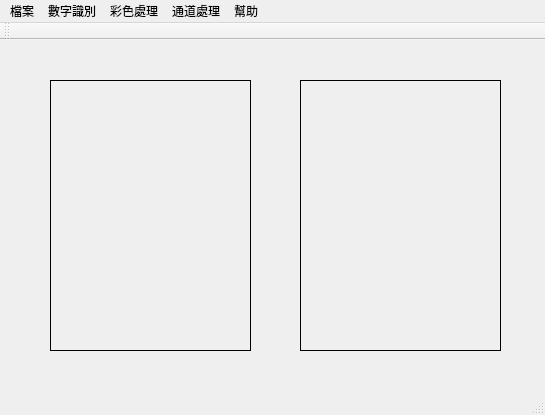
<?xml version="1.0" encoding="UTF-8"?>
<ui version="4.0">
 <class>MainWindow</class>
 <widget class="QMainWindow" name="MainWindow">
  <property name="geometry">
   <rect>
    <x>0</x>
    <y>0</y>
    <width>545</width>
    <height>415</height>
   </rect>
  </property>
  <property name="windowTitle">
   <string>chapter5</string>
  </property>
  <widget class="QWidget" name="centralWidget">
   <widget class="QLabel" name="label1">
    <property name="geometry">
     <rect>
      <x>50</x>
      <y>40</y>
      <width>201</width>
      <height>271</height>
     </rect>
    </property>
    <property name="frameShape">
     <enum>QFrame::Box</enum>
    </property>
    <property name="text">
     <string/>
    </property>
   </widget>
   <widget class="QLabel" name="label2">
    <property name="geometry">
     <rect>
      <x>300</x>
      <y>40</y>
      <width>201</width>
      <height>271</height>
     </rect>
    </property>
    <property name="frameShape">
     <enum>QFrame::Box</enum>
    </property>
    <property name="text">
     <string/>
    </property>
   </widget>
  </widget>
  <widget class="QMenuBar" name="menuBar">
   <property name="geometry">
    <rect>
     <x>0</x>
     <y>0</y>
     <width>545</width>
     <height>23</height>
    </rect>
   </property>
   <widget class="QMenu" name="menu">
    <property name="title">
     <string>檔案</string>
    </property>
    <addaction name="openTestJpg"/>
    <addaction name="openCustomeFile"/>
    <addaction name="restoreFile"/>
    <addaction name="Clear"/>
    <addaction name="exitSystem"/>
   </widget>
   <widget class="QMenu" name="menu_2">
    <property name="title">
     <string>幫助</string>
    </property>
    <addaction name="aboutMe"/>
    <addaction name="contacctUs"/>
   </widget>
   <widget class="QMenu" name="menu_3">
    <property name="title">
     <string>數字識別</string>
    </property>
    <addaction name="showImage"/>
    <addaction name="showMessage"/>
    <addaction name="ImageAndMessage"/>
   </widget>
   <widget class="QMenu" name="menu_7">
    <property name="title">
     <string>彩色處理</string>
    </property>
    <addaction name="gray"/>
    <addaction name="binValue"/>
    <addaction name="invertColor"/>
   </widget>
   <widget class="QMenu" name="menu_4">
    <property name="title">
     <string>通道處理</string>
    </property>
    <widget class="QMenu" name="menuSplit">
     <property name="title">
      <string>split函數</string>
     </property>
     <addaction name="Rchannel"/>
     <addaction name="Gchannel"/>
     <addaction name="Bchannel"/>
    </widget>
    <widget class="QMenu" name="menuMerge">
     <property name="title">
      <string>merge函數</string>
     </property>
     <addaction name="rSpace"/>
     <addaction name="gSpace"/>
     <addaction name="bSpace"/>
    </widget>
    <addaction name="menuSplit"/>
    <addaction name="menuMerge"/>
   </widget>
   <addaction name="menu"/>
   <addaction name="menu_3"/>
   <addaction name="menu_7"/>
   <addaction name="menu_4"/>
   <addaction name="menu_2"/>
  </widget>
  <widget class="QToolBar" name="mainToolBar">
   <attribute name="toolBarArea">
    <enum>TopToolBarArea</enum>
   </attribute>
   <attribute name="toolBarBreak">
    <bool>false</bool>
   </attribute>
  </widget>
  <widget class="QStatusBar" name="statusBar"/>
  <action name="openTestJpg">
   <property name="text">
    <string>開啟測試檔案</string>
   </property>
   <property name="toolTip">
    <string>開啟測試檔案</string>
   </property>
  </action>
  <action name="openCustomeFile">
   <property name="text">
    <string>開啟自訂檔案</string>
   </property>
  </action>
  <action name="restoreFile">
   <property name="text">
    <string>復原</string>
   </property>
  </action>
  <action name="exitSystem">
   <property name="text">
    <string>離開</string>
   </property>
  </action>
  <action name="aboutMe">
   <property name="text">
    <string>關於</string>
   </property>
  </action>
  <action name="contacctUs">
   <property name="text">
    <string>聯繫我們</string>
   </property>
  </action>
  <action name="showImage">
   <property name="text">
    <string>圖形顯示</string>
   </property>
  </action>
  <action name="showMessage">
   <property name="text">
    <string>交談視窗顯示</string>
   </property>
  </action>
  <action name="ImageAndMessage">
   <property name="text">
    <string>圖形&amp;訊息</string>
   </property>
  </action>
  <action name="horizenFlip">
   <property name="text">
    <string>水平</string>
   </property>
  </action>
  <action name="VerticalFlip">
   <property name="text">
    <string>垂直</string>
   </property>
  </action>
  <action name="VerticalAndHorizen">
   <property name="text">
    <string>水平&amp;垂直</string>
   </property>
  </action>
  <action name="erode">
   <property name="text">
    <string>腐蝕</string>
   </property>
  </action>
  <action name="dialate">
   <property name="text">
    <string>膨脹</string>
   </property>
  </action>
  <action name="open">
   <property name="text">
    <string>開運算</string>
   </property>
  </action>
  <action name="close">
   <property name="text">
    <string>閉運算</string>
   </property>
  </action>
  <action name="topHat">
   <property name="text">
    <string>頂帽</string>
   </property>
  </action>
  <action name="blackHat">
   <property name="text">
    <string>黑帽</string>
   </property>
  </action>
  <action name="actionSobel">
   <property name="text">
    <string>Sobel</string>
   </property>
  </action>
  <action name="actionCanny">
   <property name="text">
    <string>Canny</string>
   </property>
  </action>
  <action name="actionLaplacian">
   <property name="text">
    <string>Laplacian</string>
   </property>
  </action>
  <action name="actionScharr">
   <property name="text">
    <string>Scharr</string>
   </property>
  </action>
  <action name="gray">
   <property name="text">
    <string>灰階化</string>
   </property>
  </action>
  <action name="invertColor">
   <property name="text">
    <string>反色</string>
   </property>
  </action>
  <action name="rSpace">
   <property name="text">
    <string>R空間</string>
   </property>
  </action>
  <action name="gSpace">
   <property name="text">
    <string>G空間</string>
   </property>
  </action>
  <action name="bSpace">
   <property name="text">
    <string>B空間</string>
   </property>
  </action>
  <action name="binValue">
   <property name="text">
    <string>二值化</string>
   </property>
  </action>
  <action name="action_2">
   <property name="text">
    <string>合並</string>
   </property>
  </action>
  <action name="actionRtong">
   <property name="text">
    <string>rtong</string>
   </property>
  </action>
  <action name="Rchannel">
   <property name="text">
    <string>R通道</string>
   </property>
  </action>
  <action name="Gchannel">
   <property name="text">
    <string>G通道</string>
   </property>
  </action>
  <action name="Bchannel">
   <property name="text">
    <string>B通道</string>
   </property>
  </action>
  <action name="Clear">
   <property name="text">
    <string>清除</string>
   </property>
  </action>
 </widget>
 <layoutdefault spacing="6" margin="11"/>
 <resources/>
 <connections/>
</ui>
